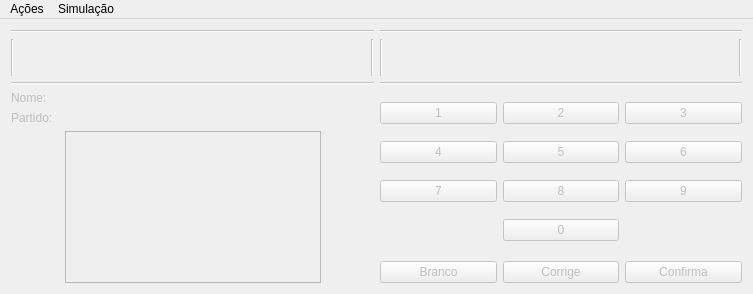
<?xml version="1.0" encoding="UTF-8"?>
<ui version="4.0">
 <class>MainWindow</class>
 <widget class="QMainWindow" name="MainWindow">
  <property name="geometry">
   <rect>
    <x>0</x>
    <y>0</y>
    <width>753</width>
    <height>294</height>
   </rect>
  </property>
  <property name="windowTitle">
   <string>MainWindow</string>
  </property>
  <widget class="QWidget" name="ui_grid_main">
   <property name="enabled">
    <bool>false</bool>
   </property>
   <layout class="QGridLayout" name="gridLayout_2">
    <item row="5" column="4" colspan="3">
     <layout class="QHBoxLayout" name="ui_grid_bt_action">
      <item>
       <widget class="QPushButton" name="ui_pb_branco">
        <property name="text">
         <string>Branco</string>
        </property>
       </widget>
      </item>
      <item>
       <widget class="QPushButton" name="ui_pb_corrige">
        <property name="text">
         <string>Corrige</string>
        </property>
       </widget>
      </item>
      <item>
       <widget class="QPushButton" name="ui_pb_confirma">
        <property name="text">
         <string>Confirma</string>
        </property>
       </widget>
      </item>
     </layout>
    </item>
    <item row="1" column="0">
     <widget class="Line" name="line_7">
      <property name="orientation">
       <enum>Qt::Vertical</enum>
      </property>
     </widget>
    </item>
    <item row="1" column="1">
     <widget class="QLabel" name="ui_lb_role">
      <property name="font">
       <font>
        <family>Times New Roman</family>
        <pointsize>24</pointsize>
        <weight>75</weight>
        <bold>true</bold>
       </font>
      </property>
      <property name="text">
       <string/>
      </property>
      <property name="alignment">
       <set>Qt::AlignCenter</set>
      </property>
     </widget>
    </item>
    <item row="1" column="4">
     <widget class="Line" name="line_2">
      <property name="orientation">
       <enum>Qt::Vertical</enum>
      </property>
     </widget>
    </item>
    <item row="2" column="4" colspan="3">
     <widget class="Line" name="line">
      <property name="orientation">
       <enum>Qt::Horizontal</enum>
      </property>
     </widget>
    </item>
    <item row="1" column="5">
     <widget class="QLabel" name="ui_lb_vote">
      <property name="font">
       <font>
        <family>Times New Roman</family>
        <pointsize>24</pointsize>
        <weight>75</weight>
        <bold>true</bold>
       </font>
      </property>
      <property name="layoutDirection">
       <enum>Qt::RightToLeft</enum>
      </property>
      <property name="text">
       <string/>
      </property>
      <property name="alignment">
       <set>Qt::AlignCenter</set>
      </property>
     </widget>
    </item>
    <item row="1" column="6">
     <widget class="Line" name="line_4">
      <property name="orientation">
       <enum>Qt::Vertical</enum>
      </property>
     </widget>
    </item>
    <item row="0" column="0" colspan="3">
     <widget class="Line" name="line_6">
      <property name="orientation">
       <enum>Qt::Horizontal</enum>
      </property>
     </widget>
    </item>
    <item row="1" column="2">
     <widget class="Line" name="line_8">
      <property name="orientation">
       <enum>Qt::Vertical</enum>
      </property>
     </widget>
    </item>
    <item row="2" column="0" colspan="3">
     <widget class="Line" name="line_5">
      <property name="orientation">
       <enum>Qt::Horizontal</enum>
      </property>
     </widget>
    </item>
    <item row="0" column="4" colspan="3">
     <widget class="Line" name="line_3">
      <property name="orientation">
       <enum>Qt::Horizontal</enum>
      </property>
     </widget>
    </item>
    <item row="3" column="4" rowspan="2" colspan="3">
     <layout class="QGridLayout" name="ui_grid_bt_number">
      <item row="3" column="1">
       <widget class="QPushButton" name="ui_pb_0">
        <property name="text">
         <string>0</string>
        </property>
       </widget>
      </item>
      <item row="2" column="0">
       <widget class="QPushButton" name="ui_pb_7">
        <property name="text">
         <string>7</string>
        </property>
       </widget>
      </item>
      <item row="2" column="2">
       <widget class="QPushButton" name="ui_pb_9">
        <property name="text">
         <string>9</string>
        </property>
       </widget>
      </item>
      <item row="2" column="1">
       <widget class="QPushButton" name="ui_pb_8">
        <property name="text">
         <string>8</string>
        </property>
       </widget>
      </item>
      <item row="0" column="1">
       <widget class="QPushButton" name="ui_pb_2">
        <property name="text">
         <string>2</string>
        </property>
       </widget>
      </item>
      <item row="0" column="2">
       <widget class="QPushButton" name="ui_pb_3">
        <property name="text">
         <string>3</string>
        </property>
       </widget>
      </item>
      <item row="1" column="1">
       <widget class="QPushButton" name="ui_pb_5">
        <property name="text">
         <string>5</string>
        </property>
       </widget>
      </item>
      <item row="0" column="0">
       <widget class="QPushButton" name="ui_pb_1">
        <property name="text">
         <string>1</string>
        </property>
       </widget>
      </item>
      <item row="1" column="0">
       <widget class="QPushButton" name="ui_pb_4">
        <property name="text">
         <string>4</string>
        </property>
       </widget>
      </item>
      <item row="1" column="2">
       <widget class="QPushButton" name="ui_pb_6">
        <property name="text">
         <string>6</string>
        </property>
       </widget>
      </item>
     </layout>
    </item>
    <item row="3" column="0" rowspan="3" colspan="3">
     <layout class="QGridLayout" name="ui_grid_info">
      <item row="1" column="0">
       <widget class="QLabel" name="ui_lb_partido">
        <property name="text">
         <string>Partido:</string>
        </property>
       </widget>
      </item>
      <item row="0" column="1">
       <widget class="QLabel" name="ui_lb_name">
        <property name="text">
         <string/>
        </property>
       </widget>
      </item>
      <item row="0" column="0">
       <widget class="QLabel" name="ui_lb_nome">
        <property name="text">
         <string>Nome:</string>
        </property>
       </widget>
      </item>
      <item row="1" column="1">
       <widget class="QLabel" name="ui_lb_party">
        <property name="text">
         <string/>
        </property>
       </widget>
      </item>
      <item row="0" column="2" rowspan="2" colspan="2">
       <spacer name="horizontalSpacer">
        <property name="orientation">
         <enum>Qt::Horizontal</enum>
        </property>
        <property name="sizeHint" stdset="0">
         <size>
          <width>40</width>
          <height>20</height>
         </size>
        </property>
       </spacer>
      </item>
      <item row="2" column="0" colspan="4">
       <layout class="QHBoxLayout" name="horizontalLayout">
        <item>
         <spacer name="horizontalSpacer_2">
          <property name="orientation">
           <enum>Qt::Horizontal</enum>
          </property>
          <property name="sizeHint" stdset="0">
           <size>
            <width>40</width>
            <height>20</height>
           </size>
          </property>
         </spacer>
        </item>
        <item>
         <widget class="QGraphicsView" name="graphicsView"/>
        </item>
        <item>
         <spacer name="horizontalSpacer_3">
          <property name="orientation">
           <enum>Qt::Horizontal</enum>
          </property>
          <property name="sizeHint" stdset="0">
           <size>
            <width>40</width>
            <height>20</height>
           </size>
          </property>
         </spacer>
        </item>
       </layout>
      </item>
     </layout>
    </item>
   </layout>
  </widget>
  <widget class="QMenuBar" name="menubar">
   <property name="geometry">
    <rect>
     <x>0</x>
     <y>0</y>
     <width>753</width>
     <height>21</height>
    </rect>
   </property>
   <widget class="QMenu" name="menuA_es">
    <property name="title">
     <string>Ações</string>
    </property>
    <addaction name="ui_menu_start"/>
    <addaction name="ui_menu_stop"/>
    <addaction name="separator"/>
    <addaction name="ui_menu_new"/>
    <addaction name="separator"/>
   </widget>
   <widget class="QMenu" name="menuSimula_o">
    <property name="title">
     <string>Simulação</string>
    </property>
    <addaction name="ui_menu_sim_gerar"/>
    <addaction name="ui_menu_sim_aplicar"/>
   </widget>
   <addaction name="menuA_es"/>
   <addaction name="menuSimula_o"/>
  </widget>
  <action name="ui_menu_start">
   <property name="text">
    <string>Iniciar Votação</string>
   </property>
  </action>
  <action name="ui_menu_stop">
   <property name="text">
    <string>Finalizar Votação</string>
   </property>
  </action>
  <action name="ui_menu_new">
   <property name="text">
    <string>Iniciar novo candidato</string>
   </property>
  </action>
  <action name="ui_menu_generate">
   <property name="text">
    <string>Gerar votos</string>
   </property>
  </action>
  <action name="ui_menu_sim_gerar">
   <property name="text">
    <string>Gerar Votos</string>
   </property>
  </action>
  <action name="ui_menu_sim_aplicar">
   <property name="text">
    <string>Aplicar Votos</string>
   </property>
  </action>
 </widget>
 <layoutdefault spacing="6" margin="11"/>
 <resources/>
 <connections/>
</ui>
